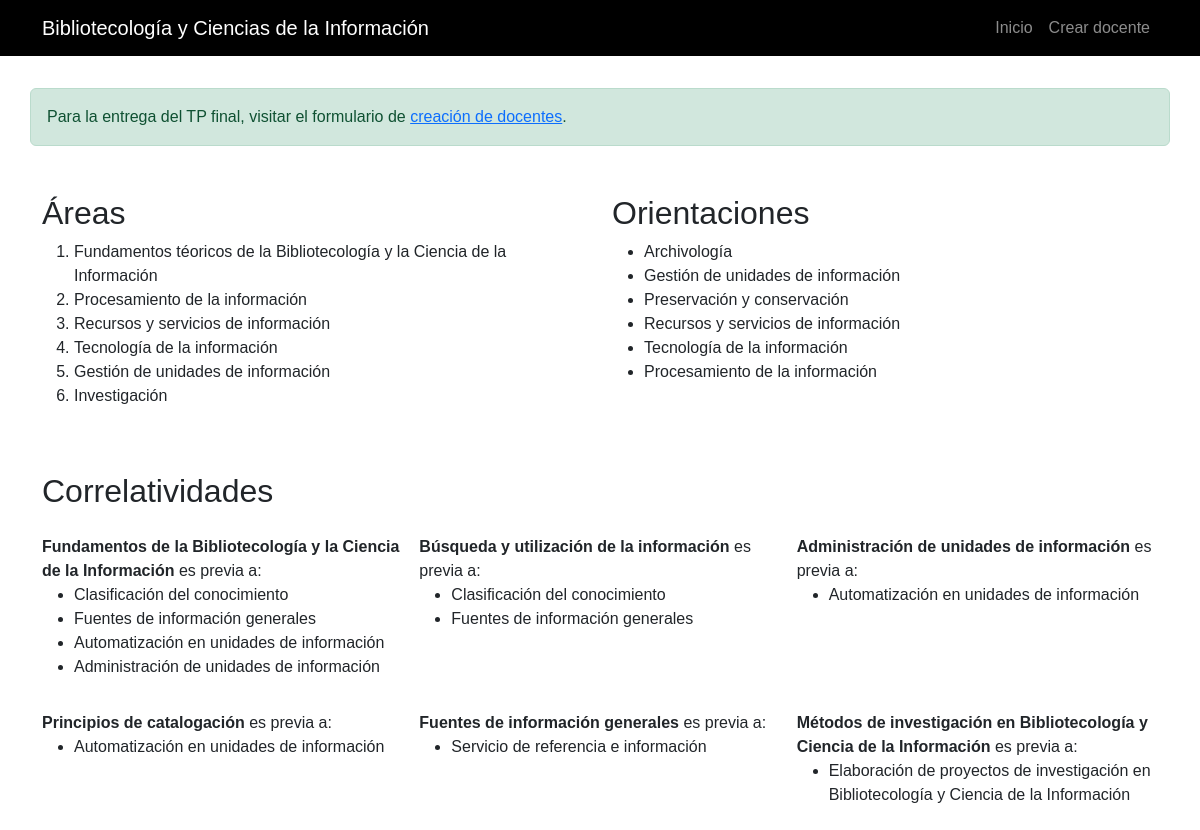
The page / on the database its author committed.
### tables this page shows
CREATE TABLE `areas` (
  `id_area` int(11) NOT NULL,
  `area` varchar(256) NOT NULL
);

CREATE TABLE `orientaciones` (
  `id_orientacion` int(11) NOT NULL,
  `orientacion` varchar(256) NOT NULL
);

### index.php (the view, shortened to what this page needs)
<?php
include 'php/db.php';
$stmt_areas = "SELECT area FROM areas";
$result_areas = $conexion -> query($stmt_areas);
$stmt_orientaciones = "SELECT orientacion FROM orientaciones";
$result_orientaciones = $conexion -> query($stmt_orientaciones);
?>
<!DOCTYPE html>
<html lang="es">
<head>
	<?php include 'inc/head.php' ?>
</head>
<body>
	<?php include 'inc/nav.php' ?>
	<div class="container">
		<div class="row pt-3 mt-3">
			<div class="alert alert-success">
				Para la entrega del TP final, visitar el formulario de <a href="create_docente.php">creación de docentes</a>.
			</div>
		</div>
		<div class="row py-3 my-3">
			<div class="col-md-12 col-lg-6">
				<h2>Áreas</h2>
				<ol>
				<?php
				while ($area = $result_areas -> fetch_assoc()) { ?>
					<li><?php echo utf8_encode($area['area']) ?></li>
				<?php } ?>
				</ol>
			</div>
			<div class="col-md-12 col-lg-6">
				<h2>Orientaciones</h2>
				<ul>
				<?php
				while ($orientacion = $result_orientaciones -> fetch_assoc()) { ?>
					<li><?php echo utf8_encode($orientacion['orientacion']) ?></li>
				<?php } ?>
				</ul>
			</div>
		</div>
		<div class="row pb-3 my-3 g-3">
			<h2>Correlatividades</h2>
			<div class="col-md-12 col-lg-4">
				<b>Fundamentos de la Bibliotecología y la Ciencia de la Información</b> es previa a:
				<br>
				<ul>
					<li>Clasificación del conocimiento</li>
					<li>Fuentes de información generales</li>
					<li>Automatización en unidades de información</li>
					<li>Administración de unidades de información</li>
				</ul>
			</div>
			<div class="col-md-12 col-lg-4">
				<b>Búsqueda y utilización de la información</b> es previa a:
				<ul>
					<li>Clasificación del conocimiento</li>
					<li>Fuentes de información generales</li>
				</ul>
			</div>
			<div class="col-md-12 col-lg-4">
			<b>Administración de unidades de información</b> es previa a:
				<ul>
					<li>Automatización en unidades de información</li>
				</ul>
			</div>
			<div class="col-md-12 col-lg-4">
				<b>Principios de catalogación</b> es previa a:
				<ul>
					<li>Automatización en unidades de información</li>
				</ul>
			</div>
			<div class="col-md-12 col-lg-4">
				<b>Fuentes de información generales</b> es previa a:
				<ul>
					<li>Servicio de referencia e información</li>
				</ul>
			</div>
			<div class="col-md-12 col-lg-4">
				<b>Métodos de investigación en Bibliotecología y Ciencia de la Información</b> es previa a:
				<ul>
					<li>Elaboración de proyectos de investigación en Bibliotecología y Ciencia de la Información</li>
				</ul>
			</div>
		</div>
	</div>
</body>
</html>

### inc/head.php (shortened to what this page needs)
<link rel="stylesheet" href="css/style.min.css">

### inc/nav.php (shortened to what this page needs)
<nav class="navbar navbar-expand-lg navbar-dark bg-dark">
	<div class="container">
		<a class="navbar-brand" href="index.php">Bibliotecología y Ciencias de la Información</a>
		<div class="collapse navbar-collapse" id="navegacion">
			<ul class="navbar-nav  ms-auto mb-2 mb-lg-0">
				<li class="nav-item">
					<a class="nav-link" aria-current="page" href="index.php">Inicio</a>
				</li>
				<li class="nav-item">
					<a class="nav-link" href="create_docente.php">Crear docente</a>
				</li>
			</ul>
		</div>
	</div>
</nav>

### rows shown on the page
areas: area "Fundamentos téoricos de la Bibliotecología y la Ciencia de la Información"
areas: area "Procesamiento de la información"
areas: area "Recursos y servicios de información"
areas: area "Tecnología de la información"
areas: area "Gestión de unidades de información"
areas: area "Investigación"
orientaciones: orientacion "Archivología"
orientaciones: orientacion "Gestión de unidades de información"
orientaciones: orientacion "Preservación y conservación"
orientaciones: orientacion "Recursos y servicios de información"
orientaciones: orientacion "Tecnología de la información"
orientaciones: orientacion "Procesamiento de la información"
